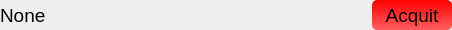
<?xml version="1.0" encoding="UTF-8"?>
<ui version="4.0">
 <class>container_ui</class>
 <widget class="QWidget" name="container_ui">
  <property name="windowModality">
   <enum>Qt::WindowModal</enum>
  </property>
  <property name="geometry">
   <rect>
    <x>0</x>
    <y>0</y>
    <width>452</width>
    <height>30</height>
   </rect>
  </property>
  <property name="maximumSize">
   <size>
    <width>16777215</width>
    <height>16777215</height>
   </size>
  </property>
  <property name="autoFillBackground">
   <bool>false</bool>
  </property>
  <property name="styleSheet">
   <string notr="true"/>
  </property>
  <layout class="QGridLayout" name="gridLayout">
   <property name="leftMargin">
    <number>0</number>
   </property>
   <property name="topMargin">
    <number>0</number>
   </property>
   <property name="rightMargin">
    <number>0</number>
   </property>
   <property name="bottomMargin">
    <number>0</number>
   </property>
   <property name="horizontalSpacing">
    <number>10</number>
   </property>
   <property name="verticalSpacing">
    <number>0</number>
   </property>
   <item row="0" column="1">
    <spacer name="horizontalSpacer">
     <property name="orientation">
      <enum>Qt::Horizontal</enum>
     </property>
     <property name="sizeHint" stdset="0">
      <size>
       <width>40</width>
       <height>20</height>
      </size>
     </property>
    </spacer>
   </item>
   <item row="0" column="2">
    <widget class="QPushButton" name="acquit_button">
     <property name="minimumSize">
      <size>
       <width>80</width>
       <height>30</height>
      </size>
     </property>
     <property name="maximumSize">
      <size>
       <width>80</width>
       <height>30</height>
      </size>
     </property>
     <property name="styleSheet">
      <string notr="true">background-color:qlineargradient(x1: 0, y1: 0, x2: 0, y2: 1, stop: 0 #ff0000, stop: 1 #ff5f5f);
border: 2px rgb(0,0,0);
border-radius: 5px;
font-size: 14pt; 
font-weight:40; 
color: #000000;</string>
     </property>
     <property name="text">
      <string>Acquit</string>
     </property>
    </widget>
   </item>
   <item row="0" column="0">
    <widget class="QLabel" name="what">
     <property name="minimumSize">
      <size>
       <width>0</width>
       <height>25</height>
      </size>
     </property>
     <property name="maximumSize">
      <size>
       <width>16777215</width>
       <height>30</height>
      </size>
     </property>
     <property name="styleSheet">
      <string notr="true">border: 2px #616763;
border-radius: 5px;
font-size: 14pt; 
font-weight:40; 
color: #000000;</string>
     </property>
     <property name="text">
      <string>None</string>
     </property>
     <property name="margin">
      <number>5</number>
     </property>
    </widget>
   </item>
  </layout>
 </widget>
 <layoutdefault spacing="10" margin="11"/>
 <resources/>
 <connections/>
</ui>
